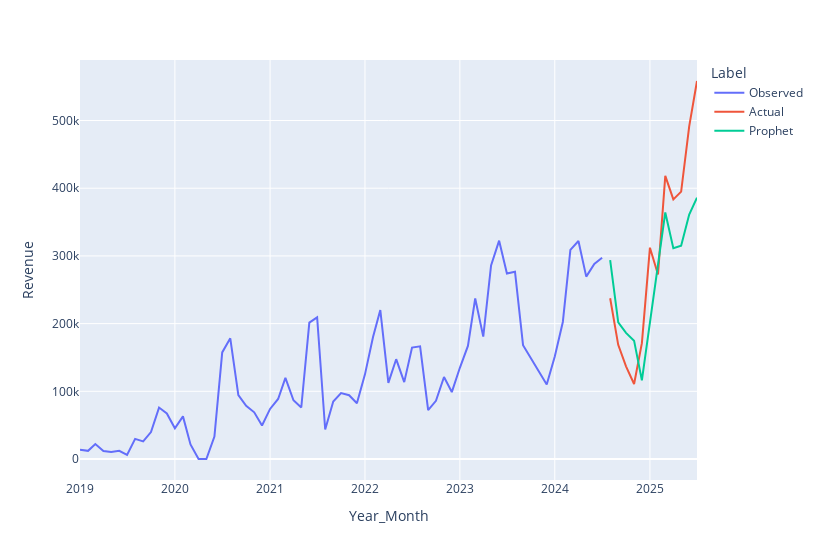

Write notebook code for a chart like this one.
### Code cell
px.line(pd.concat((train,test, prophet_forecast)), y="Revenue", color="Label", width=820)
